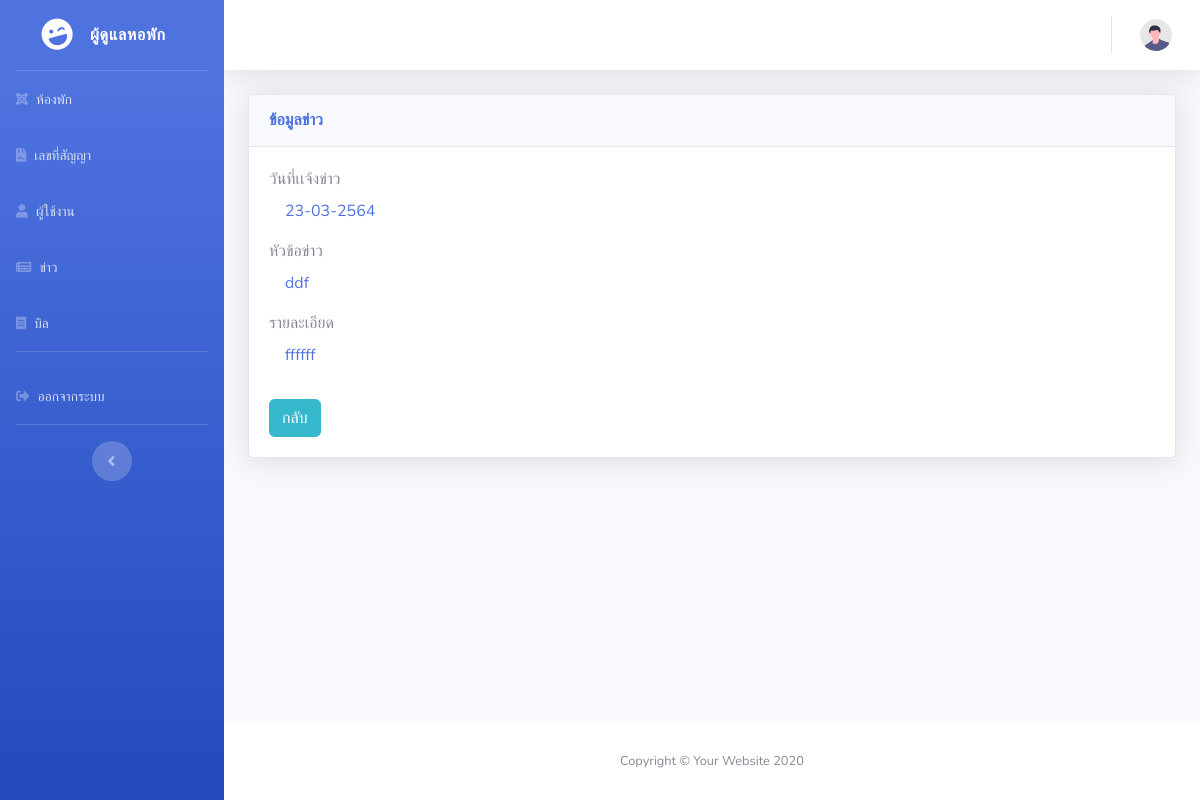
/admin/show_new.php?news_id=2 (signed in), run on the app's committed database.
### tables this page shows
CREATE TABLE `news` (
  `news_id` int(11) NOT NULL COMMENT 'รหัสข่าวสาร',
  `aid` int(11) NOT NULL COMMENT 'รหัสผู้ดูแลหอพัก',
  `room_id` int(11) NOT NULL COMMENT 'หมายเลขห้องพัก',
  `news_date` date NOT NULL DEFAULT current_timestamp() COMMENT 'วันที่แจ้งข่าวสาร',
  `news_title` text NOT NULL COMMENT 'หัวข้อข่าวสาร',
  `description` text NOT NULL COMMENT 'รายละเอียดข่าวสาร'
);

### admin/show_new.php (the view, shortened to what this page needs)
<?php
if (isset($_SESSION["aid"])) {
    if ($_GET["news_id"]) {
        $news_id = $_GET["news_id"];
        ?>
<!DOCTYPE html>
<html lang="en">
<head>
    <link href="vendor/fontawesome-free/css/all.min.css" rel="stylesheet" type="text/css">
    <link href="css/sb-admin-2.min.css" rel="stylesheet">
    <link href="vendor/datatables/dataTables.bootstrap4.min.css" rel="stylesheet">
</head>
<body id="page-top">
    <div id="wrapper">
        <?php include_once "./sidebar.php";?>
        <div id="content-wrapper" class="d-flex flex-column">
            <div id="content">
                <?php
include_once "./navbar.php";
        ?>
                <div class="container-fluid">
                    <div class="card shadow mb-4">
                        <div class="card-header py-3">
                            <h6 class="m-0 font-weight-bold text-primary">ข้อมูลข่าว</h6>
                        </div>
                        <div class="card-body">
                            <?php
include_once "./configs/connectDB.php";
        $sql = "SELECT * FROM `news` WHERE news_id='$news_id';";
        $result = mysqli_query($conn, $sql);
        while ($data = mysqli_fetch_assoc($result)) {
            ?>
                            <form action method="POST">
                                <div class="form-row">
                                    <div class="form-group col-md-12">
                                        <label for="inputEmail4">วันที่เเจ้งข่าว </label>
                                        <br>
                                        <span class="ml-3 text-primary">
                                            <?php
$date = date_create($data["news_date"]);
$y = date_format($date, "Y");
$y = intval($y) + 543;
echo date_format($date, "d-m") . "-$y";
?>
                                        </span>
                                    </div>
                                    <div class="form-group col-md-12">
                                        <label for="inputPassword4">หัวข้อข่าว</label>
                                        <br>
                                        <span class="ml-3 text-primary"><?=$data["news_title"]?></span>
                                    </div>
                                    <div class="form-group col-md-12">
                                        <label for="inputAddress">รายละเอียด</label>
                                        <br>
                                        <span class="ml-3 text-primary"><?=$data["description"]?></span>
                                    </div>
                                </div>
                                <a href="./data_new.php" type="submit" name="InsertNewSubmit"
                                    class="btn btn-info mt-3">กลับ</a>
                            </form>
                            <?php
}
        ?>
                        </div>
                    </div>
                </div>
            </div>
            <?php
include_once "./footer.php";
        ?>
        </div>
    </div>
</body>
</html>
<?php
}
} else {
    echo "<script>";
    echo "location = './login.php';";
    echo "</script>";
}
?>

### data on the page
news: news_date "23-03", news_date "2564", news_title "ddf", description "ffffff"
